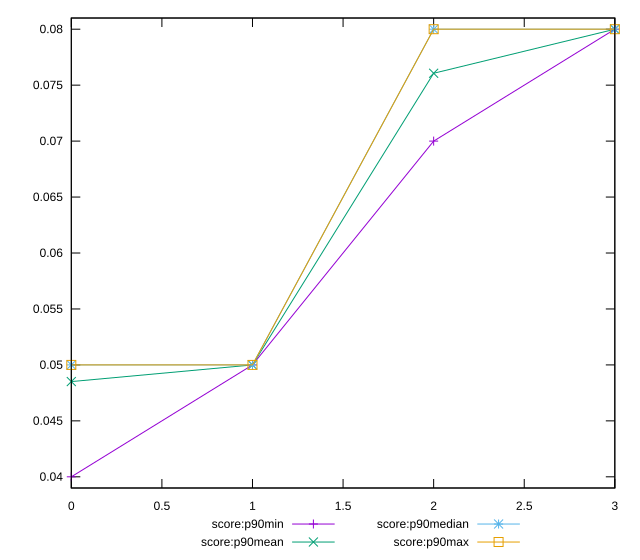

Source code (gnuplot):
reset

$scoreP90Min <<EOF
0 0.04
1 0.05
2 0.07
3 0.08
EOF

$scoreP90Mean <<EOF
0 0.04851063829787227
1 0.049999999999999906
2 0.07606382978723407
3 0.08000000000000006
EOF

$scoreP90Median <<EOF
0 0.05
1 0.05
2 0.08
3 0.08
EOF

$scoreP90Max <<EOF
0 0.05
1 0.05
2 0.08
3 0.08
EOF

set key outside below
set xrange [0:3]
set yrange [0.039:0.08100000000000006]
set trange [0.039:0.08100000000000006]
set terminal svg size 640, 560 enhanced background rgb 'white'
set output "reports/report_00033_2021-03-01T14-23-16.841Z/uses-long-cache-ttl/progression/score.svg"

plot $scoreP90Min title "score:p90min" with linespoints, \
     $scoreP90Mean title "score:p90mean" with linespoints, \
     $scoreP90Median title "score:p90median" with linespoints, \
     $scoreP90Max title "score:p90max" with linespoints

reset
